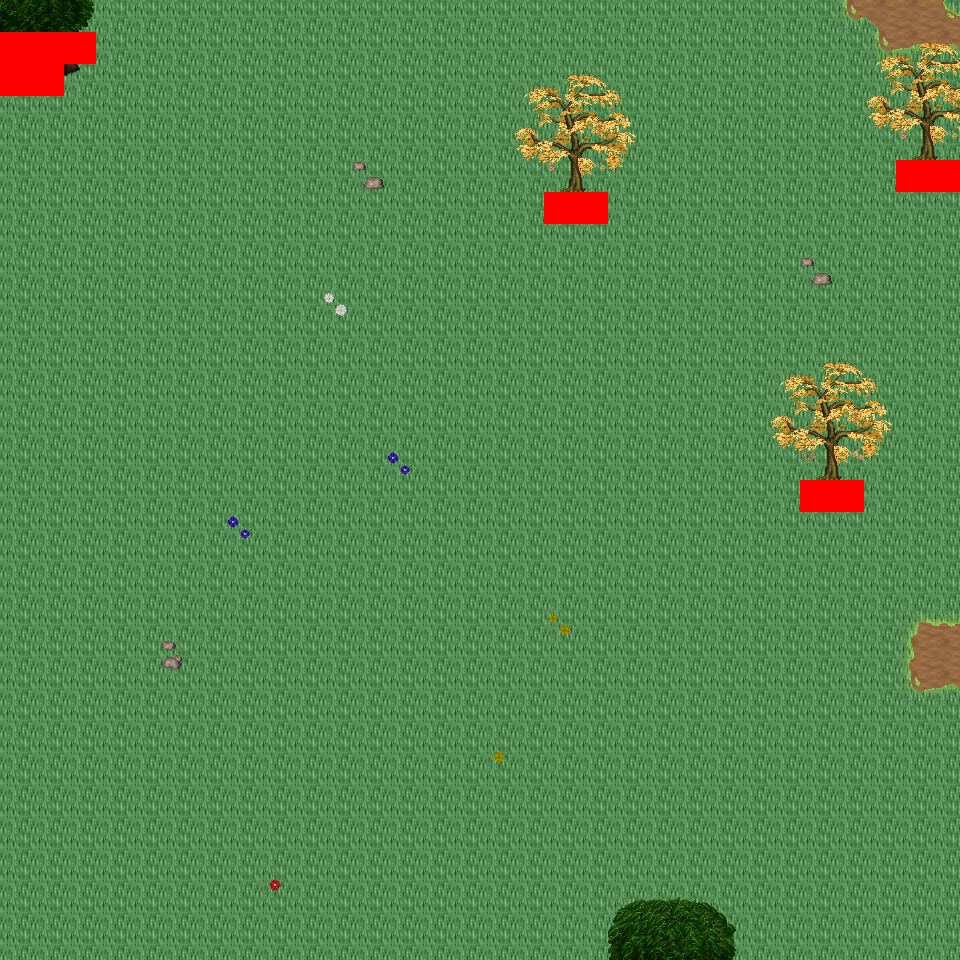

Tiled map render using the project's own tile images. Description and the map definition, with tile-layer contents summarised, below:
An orthogonal 30x30 tile map with 32x32 px tiles, 6 tile layers (Ground, Object, Object2, Above, ...), 25 tilesets and 6 objects (6x mapExit).

<map version="1.0" orientation="orthogonal" renderorder="right-down" width="30" height="30" tilewidth="32" tileheight="32" nextobjectid="7">
  <tileset firstgid="1" name="tileset_logic_collision" tilewidth="32" tileheight="32" tilecount="1" columns="1">
    <image source="../drawable/tileset_logic_collision.png" width="32" height="32" />
  </tileset>
  <tileset firstgid="2" name="tileset_ground_ridge_earth_pale" tilewidth="32" tileheight="32" tilecount="96" columns="12">
    <image source="../drawable/tileset_ground_ridge_earth_pale.png" width="384" height="256" />
  </tileset>
  <tileset firstgid="98" name="tileset_ground_ridge_earth_dark" tilewidth="32" tileheight="32" tilecount="96" columns="12">
    <image source="../drawable/tileset_ground_ridge_earth_dark.png" width="384" height="256" />
  </tileset>
  <tileset firstgid="194" name="tileset_ground_ground" tilewidth="32" tileheight="32" tilecount="33" columns="3">
    <image source="../drawable/tileset_ground_ground.png" width="96" height="352" />
  </tileset>
  <tileset firstgid="227" name="tileset_plant_stump_small_stump" tilewidth="32" tileheight="32" tilecount="4" columns="2">
    <image source="../drawable/tileset_plant_stump_small_stump.png" width="64" height="64" />
  </tileset>
  <tileset firstgid="231" name="tileset_plant_tree_fall_trees" tilewidth="32" tileheight="32" tilecount="40" columns="8">
    <image source="../drawable/tileset_plant_tree_fall_trees.png" width="256" height="160" />
  </tileset>
  <tileset firstgid="271" name="tileset_plant_tree_pine_tree" tilewidth="32" tileheight="32" tilecount="20" columns="4">
    <image source="../drawable/tileset_plant_tree_pine_tree.png" width="128" height="160" />
  </tileset>
  <tileset firstgid="291" name="tileset_plant_tree_tree_darkgreen" tilewidth="32" tileheight="32" tilecount="88" columns="8">
    <image source="../drawable/tileset_plant_tree_tree_darkgreen.png" width="256" height="352" />
  </tileset>
  <tileset firstgid="379" name="tileset_plant_leaves" tilewidth="32" tileheight="32" tilecount="8" columns="4">
    <image source="../drawable/tileset_plant_leaves.png" width="128" height="64" />
  </tileset>
  <tileset firstgid="387" name="tileset_plant_flower_daisy_blue" tilewidth="32" tileheight="32" tilecount="8" columns="2">
    <image source="../drawable/tileset_plant_flower_daisy_blue.png" width="64" height="128" />
  </tileset>
  <tileset firstgid="395" name="tileset_plant_flower_daisy_red" tilewidth="32" tileheight="32" tilecount="8" columns="2">
    <image source="../drawable/tileset_plant_flower_daisy_red.png" width="64" height="128" />
  </tileset>
  <tileset firstgid="403" name="tileset_plant_flower_daisy_white" tilewidth="32" tileheight="32" tilecount="8" columns="2">
    <image source="../drawable/tileset_plant_flower_daisy_white.png" width="64" height="128" />
  </tileset>
  <tileset firstgid="411" name="tileset_plant_flower_daisy_yellow" tilewidth="32" tileheight="32" tilecount="8" columns="2">
    <image source="../drawable/tileset_plant_flower_daisy_yellow.png" width="64" height="128" />
  </tileset>
  <tileset firstgid="419" name="tileset_ground_grass_corners" tilewidth="32" tileheight="32" tilecount="24" columns="6">
    <image source="../drawable/tileset_ground_grass_corners.png" width="192" height="128" />
  </tileset>
  <tileset firstgid="443" name="tileset_ground_grass_edges" tilewidth="32" tileheight="32" tilecount="36" columns="12">
    <image source="../drawable/tileset_ground_grass_edges.png" width="384" height="96" />
  </tileset>
  <tileset firstgid="479" name="tileset_ground_rock_pebbles" tilewidth="32" tileheight="32" tilecount="3" columns="1">
    <image source="../drawable/tileset_ground_rock_pebbles.png" width="32" height="96" />
  </tileset>
  <tileset firstgid="482" name="tileset_logic_portal" tilewidth="32" tileheight="32" tilecount="24" columns="8">
    <image source="../drawable/tileset_logic_portal.png" width="256" height="96" />
  </tileset>
  <tileset firstgid="506" name="tileset_logic_creature_ent" tilewidth="32" tileheight="32" tilecount="4" columns="4">
    <image source="../drawable/tileset_logic_creature_ent.png" width="128" height="32" />
  </tileset>
  <tileset firstgid="510" name="tileset_logic_creature_animal" tilewidth="32" tileheight="32" tilecount="32" columns="8">
    <image source="../drawable/tileset_logic_creature_animal.png" width="256" height="128" />
  </tileset>
  <tileset firstgid="542" name="tileset_logic_creature_human_evil" tilewidth="32" tileheight="32" tilecount="16" columns="8">
    <image source="../drawable/tileset_logic_creature_human_evil.png" width="256" height="64" />
  </tileset>
  <tileset firstgid="558" name="tileset_terrain_grassland" tilewidth="32" tileheight="32" tilecount="88" columns="8">
    <image source="../drawable/tileset_terrain_grassland.png" width="256" height="352" />
  </tileset>
  <tileset firstgid="646" name="tileset_terrain_cave_opening" tilewidth="32" tileheight="32" tilecount="12" columns="3">
    <image source="../drawable/tileset_terrain_cave_opening.png" width="96" height="128" />
  </tileset>
  <tileset firstgid="658" name="tileset_ground_ladder_vertical_dark" tilewidth="32" tileheight="32" tilecount="3" columns="3">
    <image source="../drawable/tileset_ground_ladder_vertical_dark.png" width="96" height="32" />
  </tileset>
  <tileset firstgid="661" name="tileset_plant_flower_flowers_mixed" tilewidth="32" tileheight="32" tilecount="16" columns="4">
    <image source="../drawable/tileset_plant_flower_flowers_mixed.png" width="128" height="128" />
  </tileset>
  <tileset firstgid="677" name="tileset_logic_creature_reptile" tilewidth="32" tileheight="32" tilecount="7" columns="7">
    <image source="../drawable/tileset_logic_creature_reptile.png" width="224" height="32" />
  </tileset>
  <layer name="Ground" width="30" height="30">
    <data>[900 cells, 900 non-empty, 2 distinct tile ids]</data>
  </layer>
  <layer name="Object" width="30" height="30">
    <data>[900 cells, 30 non-empty, 21 distinct tile ids]</data>
  </layer>
  <layer name="Object2" width="30" height="30">
    <data>[900 cells, 15 non-empty, 10 distinct tile ids]</data>
  </layer>
  <layer name="Above" width="30" height="30">
    <data>[900 cells, 55 non-empty, 27 distinct tile ids]</data>
  </layer>
  <layer name="Above2" width="30" height="30">
    <data>[900 cells, 0 non-empty, 0 distinct tile ids]</data>
  </layer>
  <layer name="Walkable" width="30" height="30">
    <data>[900 cells, 11 non-empty, 1 distinct tile ids]</data>
  </layer>
  <objectgroup name="MapEvents">
    <object id="1" name="north" type="mapExit" x="0" y="0" width="960" height="32">
      <properties>
        <property name="map" value="level_0_x53_y27" />
        <property name="x" value="0" />
        <property name="y" value="28" />
      </properties>
    </object>
    <object id="2" name="south" type="mapExit" x="0" y="928" width="960" height="32">
      <properties>
        <property name="map" value="level_0_x53_y29" />
        <property name="x" value="0" />
        <property name="y" value="1" />
      </properties>
    </object>
    <object id="3" name="west" type="mapExit" x="0" y="0" width="32" height="32">
      <properties>
        <property name="map" value="level_0_x52_y28" />
        <property name="x" value="28" />
        <property name="y" value="0" />
      </properties>
    </object>
    <object id="4" name="west2" type="mapExit" x="0" y="96" width="32" height="864">
      <properties>
        <property name="map" value="level_0_x52_y28" />
        <property name="x" value="28" />
        <property name="y" value="3" />
      </properties>
    </object>
    </objectgroup>
</map>
<!-- 2 of 6 objects omitted -->
